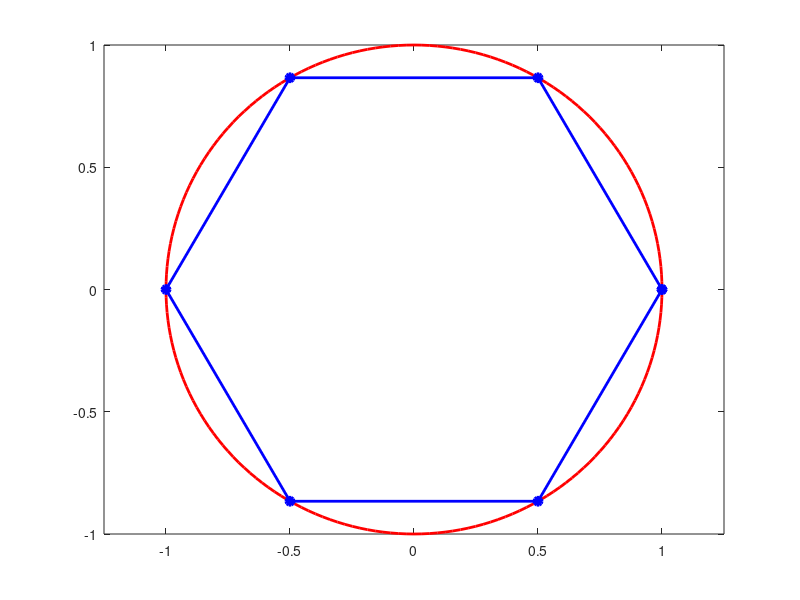

Recreate this plot in MATLAB.
%
%   Script: Problem1
%
%   This script plots a blue circle of radius 1 with a red
%   regular hexagon inside. This corresponds to Problem 1 of
%   Homework 1

% Create the angles for the circle and hexagon using r=1 as in the figure
thetac = linspace(0, 2*pi, 201); 
thetah = linspace(0, 2*pi, 7);

% Calculate the (x,y) pairs for both shapes
r = 1;
xc = r*cos(thetac);
yc = r*sin(thetac);

xh = r*cos(thetah);
yh = r*sin(thetah);

% Create the plot
LW = 2;
plot(xc,yc, 'Color', 'r', 'LineWidth', LW), hold on % circle is red
plot(xh,yh, 'b-o', 'MarkerFaceColor', 'b', 'LineWidth', LW) % hexagon is blue with filled dots

% change axes' limits
axis([-1.25*r,1.25*r,-1*r,1*r])




